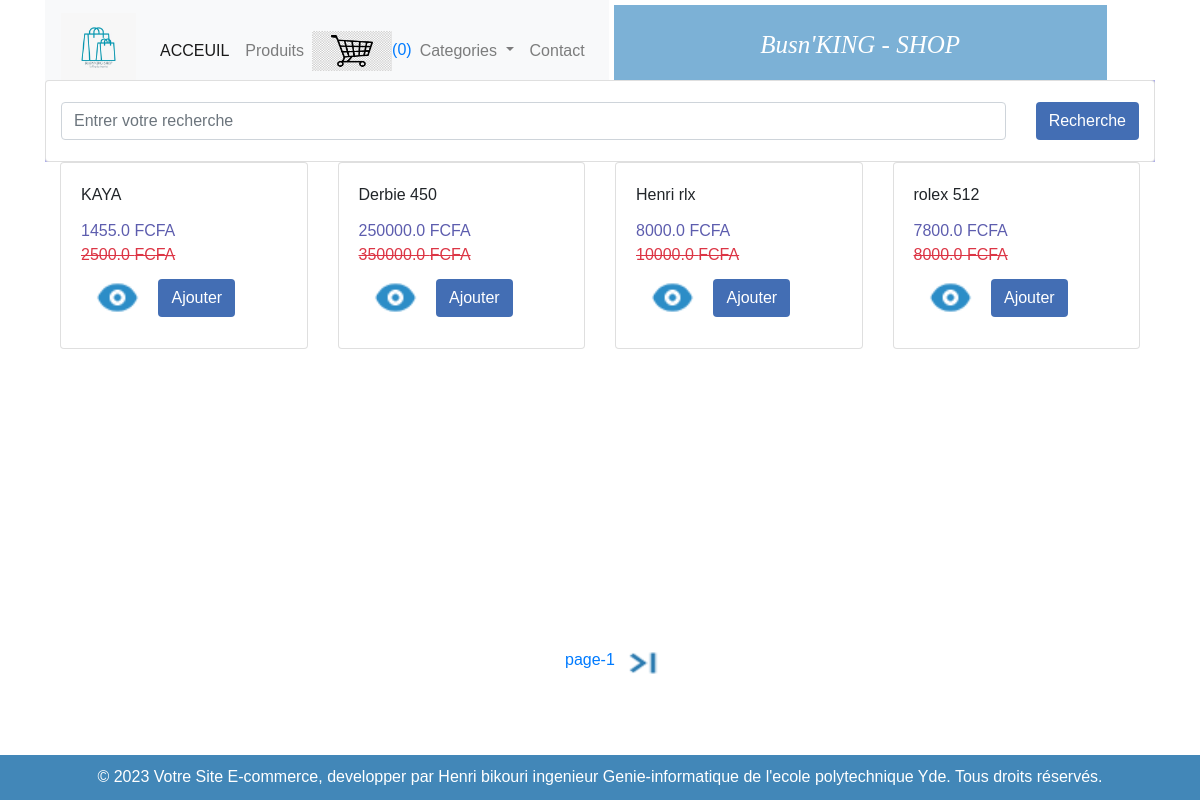
The page / on the database its author committed.
### shop/models.py (models this page shows, shortened)
class Produit(models.Model):
    titre=models.CharField(max_length=200)
    prix=models.FloatField()
    prixavant=models.FloatField(default=0)
    description=models.TextField()
    categorie= models.ForeignKey(Categorie , related_name='categories', on_delete=models.CASCADE)
    image=models.CharField(max_length=5000)
    date_ajout=models.DateTimeField(auto_now=True)
    class Meta:
        ordering=['-date_ajout']

### shop/views.py (the view)
# urls.py: path('',index, name='home'),
def index(request):
    produit_object = Produit.objects.all()
    item_name = request.GET.get('item-name')
    if item_name !='' and item_name is not None:
        produit_object = Produit.objects.filter(titre__icontains=item_name)
    paginator = Paginator(produit_object, 4)
    page = request.GET.get('page')
    produit_object = paginator.get_page(page)
    return render(request, 'shop/index.html', {'produit_object':produit_object})

### shop/templates/shop/index.html (shortened to what this page needs)
{% extends "shop/base.html" %}
{% block content %}
 <div class="rows">
    <div class="col-hb-10">
        <form class="card card-sm">
            <div class="row no-guttera align-items-center">
                <div class="col">
                    <input type="search" id="recherche" name="item-name" placeholder="Entrer votre recherche" class="form-control form-control-borderless">
                </div>
                <div class="col-auto">
                    <button type="submit" id="but" class="btn btn-sucess">Recherche</button>
                </div>
            </div>
        </form>
    </div>
 </div>
 {% load static %}
 <div class="row">
    {% for Produit in produit_object %}
    <div class="col-md-3">
        <div class="card" id="im">
            <div class="card-body">
               <div id="aa{{Produit.id}}" class="card-title">{{Produit.titre}}</div>
               <div id="price{{ Produit.id }}" style="color:rgb(93, 93, 174);" class="card-text">{{Produit.prix}} FCFA</div>
               <div  class="text-danger"><s>{{Produit.prixavant}} FCFA</s></div>
               <a href="{{ Produit.id }}" style="background-color: #fff;" class="btn btn"><img src= "{% static 'images\show.png' %}" alt=" Busn'king" height="47" width="47" ></a>
               <button id="{{Produit.id}}" class="btn ted btn-sucess">Ajouter</button>
            </div>
        </div>
    </div>
    {% endfor %}
 </div>
 <div class="row mt-3">
    <div class="col-md-3 offset-md-4">
        <ul class="pagination">
            <li class="page-item active">
                <a  href="?page={{ produit_object.number }}" id="pg" style="position: relative;top: 390px; margin-left:135px;">page-{{ produit_object.number }}</a>
            </li>
            {% if produit_object.has_next %}
            <li class="page-item">
                <a  href="?page={{ produit_object.next_page_number  }}" style="position: relative;top: 385px; "><img src= "{% static 'images\suivant.png' %}" alt=" Busn'king" height="40" width="57" ></a>
            </li>
            {% endif %}
        </ul>
    </div>
 </div>
{% endblock %}

### shop/templates/shop/base.html (shortened to what this page needs)
 {% load static %}
<!DOCTYPE html>
<html lang="en">
<head>
  <link rel="stylesheet" href="https://cdn.jsdelivr.net/npm/bootstrap@4.0.0/dist/css/bootstrap.min.css">
    <link rel="stylesheet" href="{%static 'style3.css' %}">
</head>
<body>
    <div class="container">
        <div class="row">
            <div class="col-hb-10">
                <nav class="navbar navbar-expand-lg navbar-light bg-light">
                    <a class="navbar-brand" href="{% url 'home' %}"><img src= "{% static 'images\logoecom.jpg' %}" alt=" Busn'king" height="75" width="75" ></a>
                    <div class="collapse navbar-collapse" id="navbarNavDropdown">
                      <ul class="navbar-nav">
                        <li class="nav-item active">
                          <a class="nav-link" href="{% url 'home' %}">ACCEUIL <span class="sr-only">(current)</span></a>
                        </li>
                        <li class="nav-item">
                          <a class="nav-link" href="#">Produits </a>
                        </li>
                        <li class="nav-item">
                          <a id="pan" class="secondary" data-html="true" data-container="body" data-toggle="popover" data-placement="bottom" data-content="Vivamus
                          sagittis lacus vel augue laoreet rutrum faucibus." href="#"><img src= "{% static 'images\panier.png' %}" alt=" Busn'king" height="40" width="80" ><h7 id="panier">(0)</h7></a>
                        </li>
                        <li class="nav-item dropdown">
                          <a class="nav-link dropdown-toggle" href="#" id="navbarDropdownMenuLink" data-toggle="dropdown" aria-haspopup="true" aria-expanded="false">
                            Categories
                          </a>
                        </li>
                        <li class="nav-item">
                          <a class="nav-link" href="https://wa.me/+237681252415">Contact</a>
                        </li>
                      </ul>
                    </div>
                  </nav>
            </div>
            <div class="colr">
              <h3><center>  Busn'KING - SHOP </center></h3>
           </div>
        </div>
        {% block content %}{% endblock %}
    </div>
    <footer>
      <p>&copy; 2023 Votre Site E-commerce, developper par Henri bikouri ingenieur Genie-informatique de l'ecole polytechnique Yde. Tous droits réservés.</p>
  </footer>
</body>
</html>

### shop/static/style3.css (style rules this page uses)
body { font-family: Arial, sans-serif; margin: 0; padding: 0; }
.col-hb-10 { background-color: #7cb1d6; background-color: rgb(173, 173, 233); }
.row { margin: 0px; height: 80px; }
.colr { background-color: #7cb1d6; margin: 5px; padding: 25px; font-size: 15px; font-style: italic; width: 493px; transition: 200ms; }
h3 { color: #fff; font-size: 25px; font-style: italic; transition: 200ms; font-family:Cambria, Cochin, Georgia, Times, 'Times New Roman', serif; }
#im { transition: transform 0.3s ease-in-out; }
footer { background-color: #4287b8; color: #fff; text-align: center; padding: 10px; position: fixed; height: 45px; bottom: 0; width:100%; }
button { background-color: rgb(67, 110, 180); color: #fff; }

### rows shown on the page
Produit: titre "KAYA", prix "1455.0", prixavant "2500.0"
Produit: titre "Derbie 450", prix "250000.0", prixavant "350000.0"
Produit: titre "Henri rlx", prix "8000.0", prixavant "10000.0"
Produit: titre "rolex 512", prix "7800.0", prixavant "8000.0"

### other values the page prints
{{ produit_object.number }} "1"
